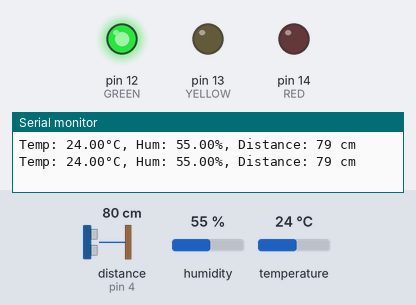
A sketch run on a simulated Arduino Uno, built with avr-gcc and run on an emulated ATmega328P. Parts: output pins drawn as LEDs (lit = HIGH), the last lines printed to the serial monitor. Wiring (inferred from the names in the program): ultrasonic range finder: trigger pin 2; echo pin 4. Dashed ring = blinking. Inputs (shaded band) come from the test bench; at power-on: distance to the obstacle (sensor on pin 4) 80 cm, temperature 24 °C, humidity 55 %. The echo pulse lasts 58.3 µs per cm; pins used as bus, display or sensor lines are not drawn.

Above: at 1.8 s.
1.9 s: distance to the obstacle (sensor on pin 4) set to 55 cm
3.4 s: distance to the obstacle (sensor on pin 4) set to 45 cm
At 4.7 s:
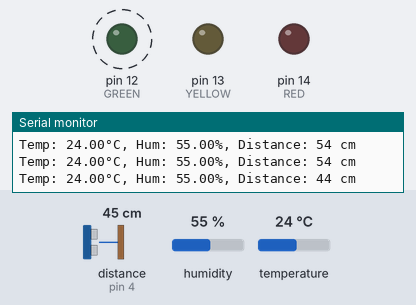
9.4 s: temperature set to 26 °C
At 10.9 s:
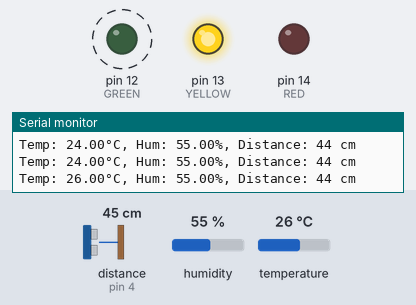
12.9 s: temperature set to 28 °C
16.6 s: temperature set to 31 °C
At 18.9 s:
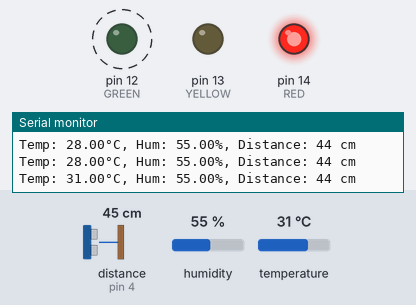
21.1 s: temperature set to 12 °C
At 25.0 s:
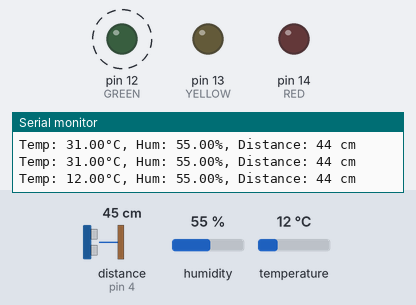
Timing chart, 0 to 27.8 s (numbered marks = the images above; inputs shaded):
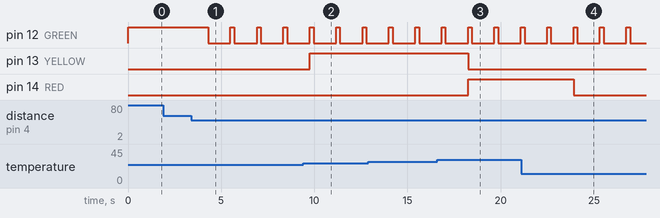

The sketch:

code.ino
```cpp
#include "DHT.h"

// Pins
#define DHTPIN 15
#define DHTTYPE DHT11

#define TRIG 2
#define ECHO 4

#define GREEN 12
#define YELLOW 13
#define RED 14

DHT dht(DHTPIN, DHTTYPE);

void setup() {
  Serial.begin(115200);
  dht.begin();

  pinMode(TRIG, OUTPUT);
  pinMode(ECHO, INPUT);

  pinMode(GREEN, OUTPUT);
  pinMode(YELLOW, OUTPUT);
  pinMode(RED, OUTPUT);
}

void loop() {
  // ---- DHT11 Read ----
  float temp = dht.readTemperature();
  float hum = dht.readHumidity();

  // ---- Temp LED Logic ----
  if (temp < 25) {
    digitalWrite(GREEN, HIGH);
    digitalWrite(YELLOW, LOW);
    digitalWrite(RED, LOW);
  } else if (temp < 30) {
    digitalWrite(GREEN, LOW);
    digitalWrite(YELLOW, HIGH);
    digitalWrite(RED, LOW);
  } else {
    digitalWrite(GREEN, LOW);
    digitalWrite(YELLOW, LOW);
    digitalWrite(RED, HIGH);
  }

  // ---- Ultrasonic Sensor ----
  long duration, distance;
  digitalWrite(TRIG, LOW);
  delayMicroseconds(2);
  digitalWrite(TRIG, HIGH);
  delayMicroseconds(10);
  digitalWrite(TRIG, LOW);

  duration = pulseIn(ECHO, HIGH);
  distance = (duration * 0.0343) / 2; // cm

  Serial.print("Temp: "); Serial.print(temp);
  Serial.print("°C, Hum: "); Serial.print(hum);
  Serial.print("%, Distance: "); Serial.print(distance); Serial.println(" cm");

  // ---- Proximity Alert ----
  if (distance < 50) {
    digitalWrite(GREEN, HIGH); // example: Green LED blinks for proximity
    delay(200);
    digitalWrite(GREEN, LOW);
    delay(200);
  }

  delay(1000); // wait 1 second
}
```

Measured:
- the behaviour switches between 51 and 50 cm on distance to the obstacle (sensor on pin 4) (found by bisection; images 0 and 1)
- the behaviour switches between 24 and 25 °C on temperature (found by bisection; images 1 and 2)
- the behaviour switches between 29 and 30 °C on temperature (found by bisection; images 2 and 3)
- after the input at 3.4 s, pin 12 (GREEN): alternates HIGH for 0.20 s and LOW for 1.2 s, starting after 0.90 s
- after the input at 9.4 s, pin 13 (YELLOW): LOW → HIGH after 0.36 s
- after the input at 16.6 s, pin 13 (YELLOW): HIGH → LOW after 1.7 s; pin 14 (RED): LOW → HIGH after 1.7 s
- after the input at 21.1 s, pin 14 (RED): HIGH → LOW after 2.8 s
